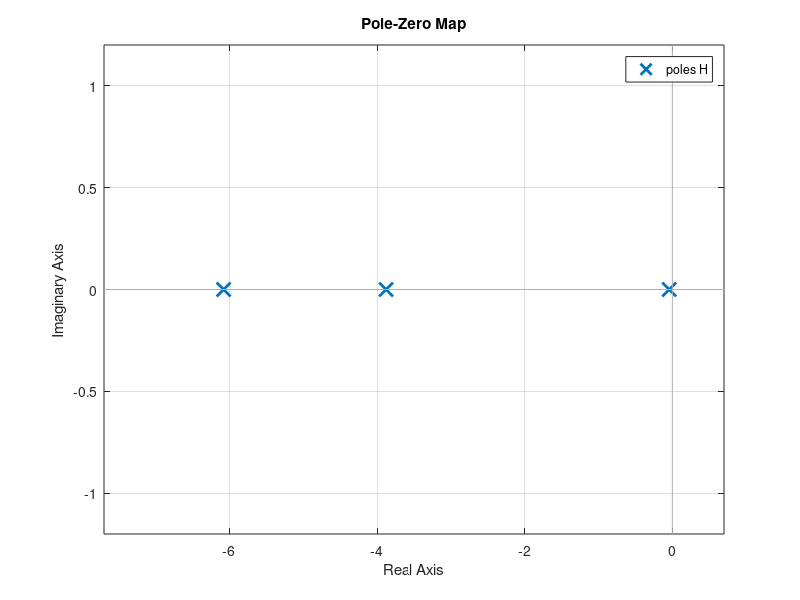
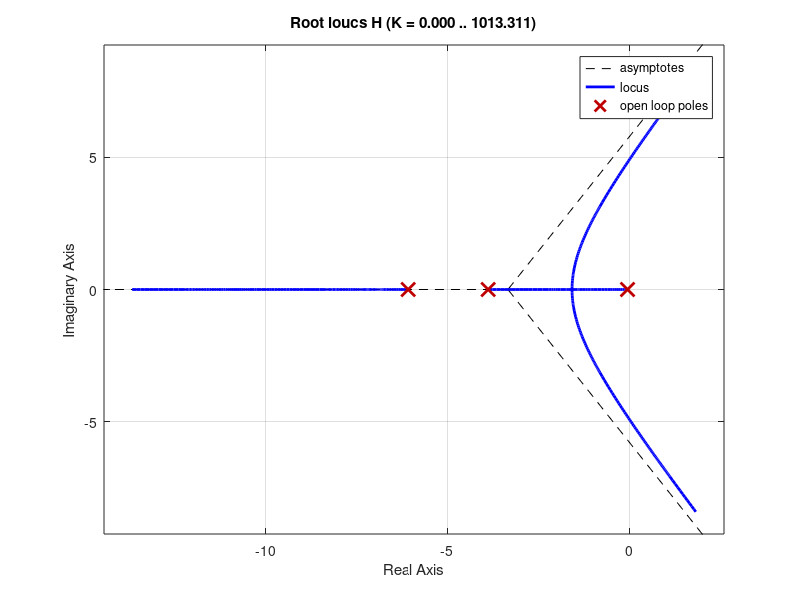
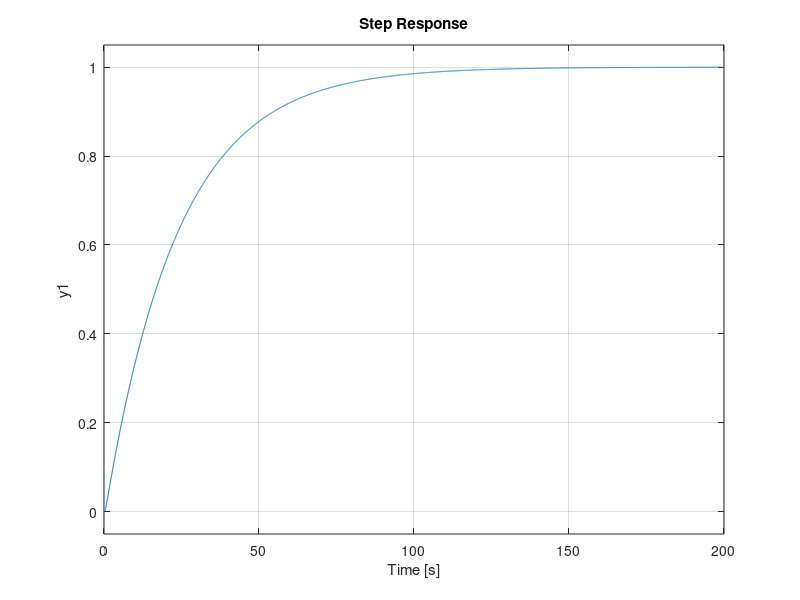

The MATLAB source for these figures, in order: (Note: this script raises an error after producing the figures.)
H = tf([1],[1,10,24,1])
figure(1)
pzmap(H)
figure(2)
rlocus(H)
grid on

figure(3)
step(H)
S = stepinfo(H)
H1 =tf([1],[24, 1])
figure(4)
%
step(H1)
S1=stepinfo(H1)